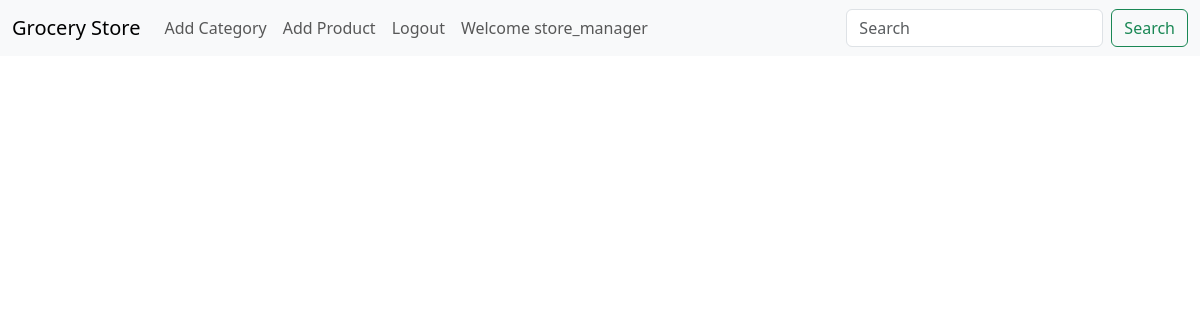
Page /view_requests (signed in) on the earlier database version.
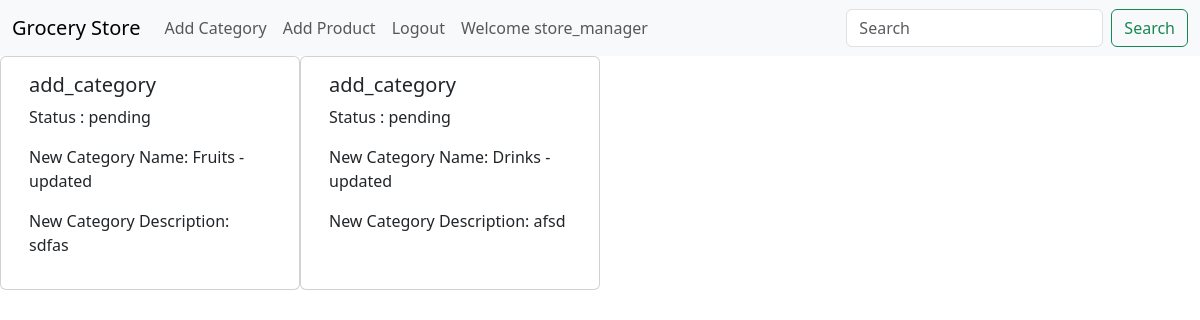
Same page on the later database version.
### application/model.py (models this page shows, shortened)
class Requests(db.Model):
    id = db.Column(db.Integer, primary_key=True, autoincrement=True)
    requester = db.Column(db.String(80), db.ForeignKey('user.username'))
    request_type = db.Column(db.String(80), nullable=False)
    category_id = db.Column(db.Integer, db.ForeignKey('categories.id'), nullable = True)
    request_date = db.Column(db.Date, nullable=False)
    new_category_name = db.Column(db.String(80), nullable=True)
    new_category_description = db.Column(db.String(255), nullable=True)
    request_status = db.Column(db.String(80), nullable=False)
    category = db.relationship('Categories', backref='requests', lazy=True)

### application/routes.py (the view)
@app.route('/view_requests', methods=['GET', 'POST'])
def viewRequests():
    if request.method == 'GET':
        if 'role' in session and session['role'] == 'admin':
            requests = Requests.query.filter_by(request_status='pending').all()
            return render_template('requests.html',requests = requests)
        if 'role' in session and session['role'] == 'store_manager':
            requests = Requests.query.filter_by(requester=session['user']).all()
            return render_template('requests.html',requests = requests)

### templates/requests.html (shortened to what this page needs)
{% extends 'base_withNav.html' %}
{% block content %}
<div class="container-fluid">
    <div class="row">
        {% for request in requests %}
            <div class = "card col-3">
                <div class="card-body">
                    <h5 class="card-title">{{request.request_type}}</h5>
                    <p>Status : {{request.request_status}}</p>
                    {% if request.request_type == 'update_category' %}
                        <p>Old Category Name: {{request.category.name}}</p>
                        <p>New Category Name: {{request.new_category_name}}</p>
                        <br>
                        <p>Old Category Description: {{request.category.description}}</p>
                        <p>New Category Description: {{request.new_category_description}}</p>
                    {% elif request.request_type == 'add_category' %}
                        <p>New Category Name: {{request.new_category_name}}</p>
                        <p>New Category Description:   {{request.new_category_description }}</p>
                    {% elif request.request_type == 'delete_category' %}
                        <p>Categroy Name : {{request.category.name}}</p>
                    {% endif %}
                </div>
            </div>
        {% endfor %}
    </div>
</div>
{% endblock content %}

Differences in the rows shown:
added Requests: request_type "add_category", request_status "pending", new_category_name "Fruits - updated", new_category_description "sdfas"
added Requests: request_type "add_category", request_status "pending", new_category_name "Drinks - updated", new_category_description "afsd"
